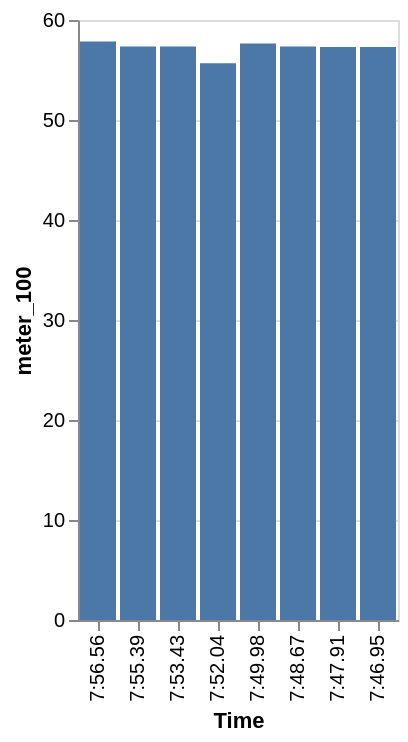

Here is the Vega-Lite specification saved for this chart:
### Vega-Lite specification from a JSON file in a GitHub repository (floating-point values rounded to 4 significant figures)
{"data": {"values": [{"x_data": "7:47.91", "y_data": 57.31}, {"x_data": "7:48.67", "y_data": 57.35}, {"x_data": "7:49.98", "y_data": 57.66}, {"x_data": "7:52.04", "y_data": 55.67}, {"x_data": "7:53.43", "y_data": 57.34}, {"x_data": "7:55.39", "y_data": 57.34}, {"x_data": "7:56.56", "y_data": 57.84}, {"x_data": "7:46.95", "y_data": 57.31}]}, "mark": "bar", "encoding": {"x": {"field": "x_data", "type": "nominal", "title": "Time", "sort": "descending"}, "y": {"field": "y_data", "type": "quantitative", "title": "meter_100"}}}
